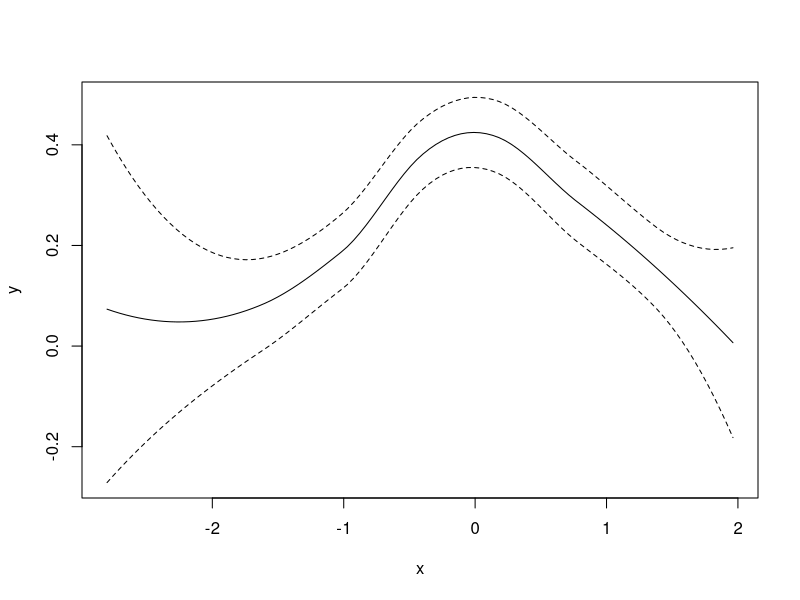
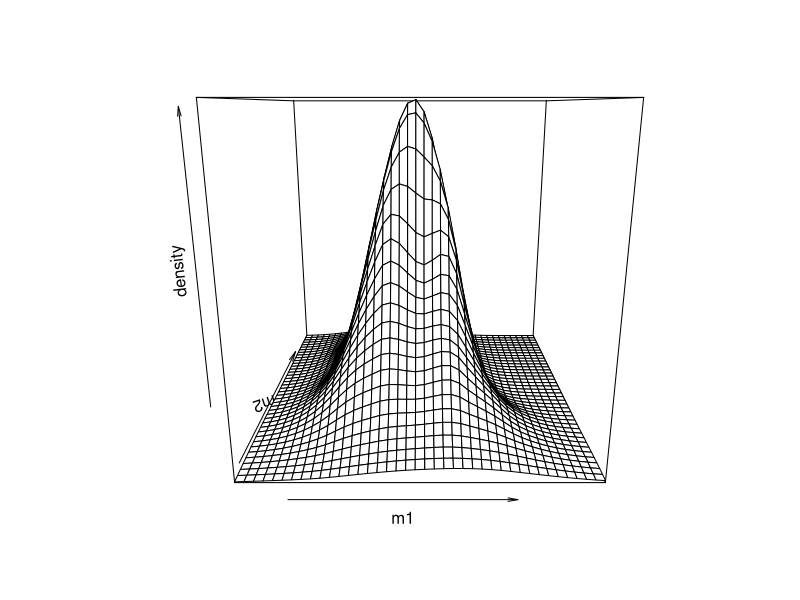

These charts were generated, in order, by the following R code:
library(locfit)


### Name: plot.locfit
### Title: Plot an object of class locfit.
### Aliases: plot.locfit
### Keywords: methods

### ** Examples

x <- rnorm(100)
y <- dnorm(x) + rnorm(100) / 5
plot(locfit(y~x), band="global")
x <- cbind(rnorm(100), rnorm(100))
plot(locfit(~x), type="persp")
